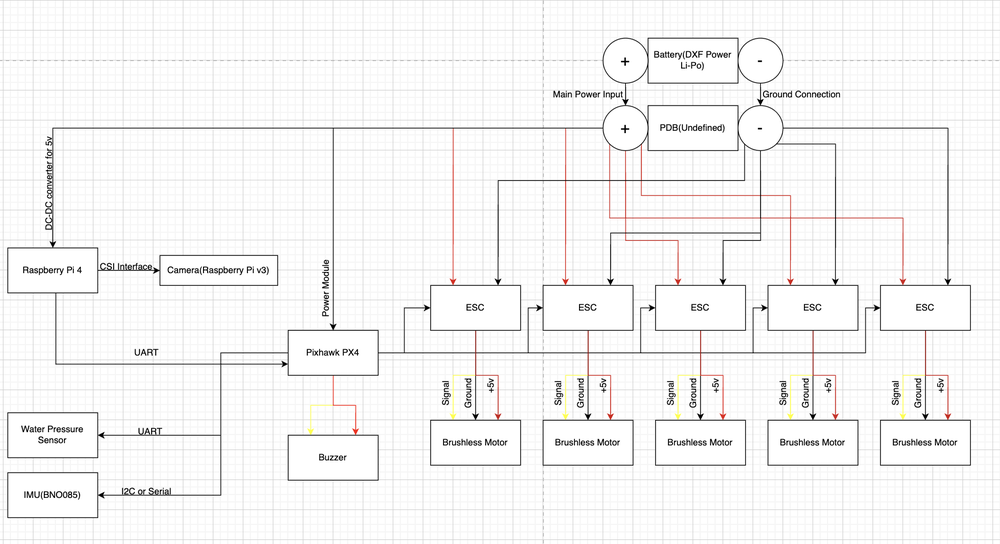
#> input picture Control and Connection Scheme.png, 1000 x 544 px, shrunk from 1734 x 944 before the run, given in place of the camera
$ python 'object detection.py'
#> lines starting #> are read from the running program, lines starting #| are printed output that depends on the picture; after the words box and inside, x2 and y2 are one past the last pixel; in counts of white or black regions, pixels touching at a corner belong together
import cv2
import numpy as np

# Shape detection function
def detect_shape(cnt):
    # Approximate the contour
    epsilon = 0.04 * cv2.arcLength(cnt, True)
    approx = cv2.approxPolyDP(cnt, epsilon, True)

    # Return shape based on the number of vertices
    if len(approx) == 3:
        return "Triangle"
    elif len(approx) == 4:
        # Check if it's a square or rectangle
        x, y, w, h = cv2.boundingRect(approx)
        aspect_ratio = float(w) / h
        if 0.95 <= aspect_ratio <= 1.05:
            return "Square"
        else:
            return "Rectangle"
    elif len(approx) == 5:
        return "Pentagon"
    elif len(approx) == 6:
        return "Hexagon"
    elif len(approx) > 6:
        return "Circle"  # We assume objects with more than 6 vertices are circles/ellipses
    return "Unknown"

# Function to detect the objects in the image
def detect_objects(frame, objects_to_detect):
    gray = cv2.cvtColor(frame, cv2.COLOR_BGR2GRAY)
    blurred = cv2.GaussianBlur(gray, (5, 5), 0)
    edges = cv2.Canny(blurred, 50, 150)

    contours, _ = cv2.findContours(edges, cv2.RETR_TREE, cv2.CHAIN_APPROX_SIMPLE)

    detected_objects = []

    for cnt in contours:
        shape = detect_shape(cnt)
        if shape in objects_to_detect:
            detected_objects.append(shape)
            cv2.drawContours(frame, [cnt], -1, (0, 255, 0), 3)  # Draw detected object

    return detected_objects, frame

# Path following function
def follow_path(frame):
    # Assuming the path is a distinct color or brightness range, use color filtering
    hsv = cv2.cvtColor(frame, cv2.COLOR_BGR2HSV)
    lower_bound = np.array([35, 50, 50])  # Lower bound for color (adjust for your path)
    upper_bound = np.array([85, 255, 255])  # Upper bound for color
    mask = cv2.inRange(hsv, lower_bound, upper_bound)

    # Find contours along the path
    contours, _ = cv2.findContours(mask, cv2.RETR_EXTERNAL, cv2.CHAIN_APPROX_SIMPLE)

    if contours:
        # Find the largest contour (assuming it's the path)
        largest_contour = max(contours, key=cv2.contourArea)
        M = cv2.moments(largest_contour)
        if M["m00"] != 0:
            cx = int(M["m10"] / M["m00"])
            cy = int(M["m01"] / M["m00"])

            # Draw a center point to track
            cv2.circle(frame, (cx, cy), 10, (0, 0, 255), -1)

            # Logic for ROV to follow the path (based on cx, cy) can be added here

    return frame

# Main function
def main():
    # Initialize webcam or video feed (simulate ROV camera)
    cap = cv2.VideoCapture(0)  # or replace with video file

    # Define the objects to detect
    objects_to_detect = ["Triangle", "Square", "Circle", "Hexagon"]

    while True:
        ret, frame = cap.read()
#> frame is the input picture: shape (544, 1000, 3); mean B, G, R 244.8, 245, 245.4
        if not ret:
            break

        # Detect objects
        detected_objects, frame_with_objects = detect_objects(frame, objects_to_detect)
#> in detect_objects, `blurred = cv2.GaussianBlur(gray, (5, 5), 0)`:
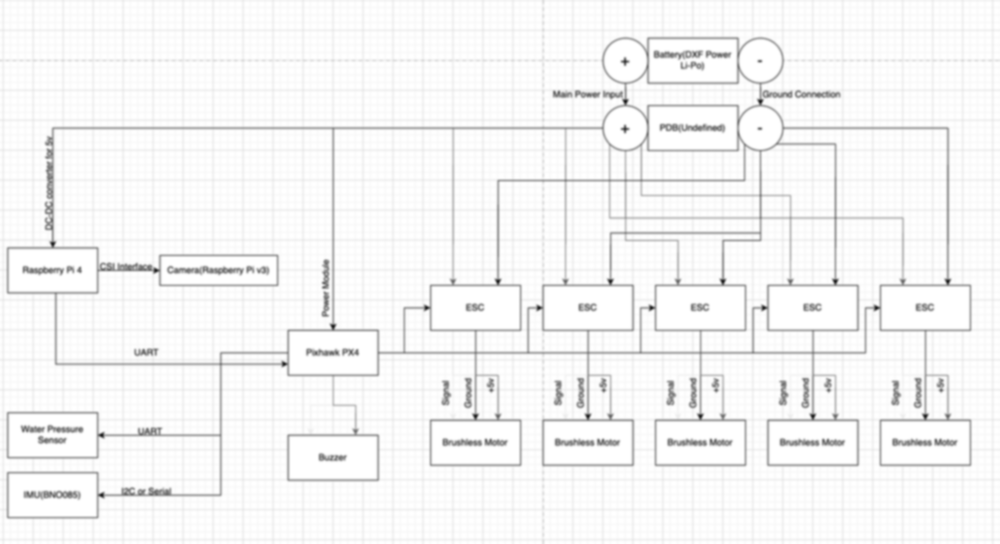
#> blurred: shape (544, 1000); min 30, max 255, mean 245.1
#> in detect_objects, `edges = cv2.Canny(blurred, 50, 150)`:
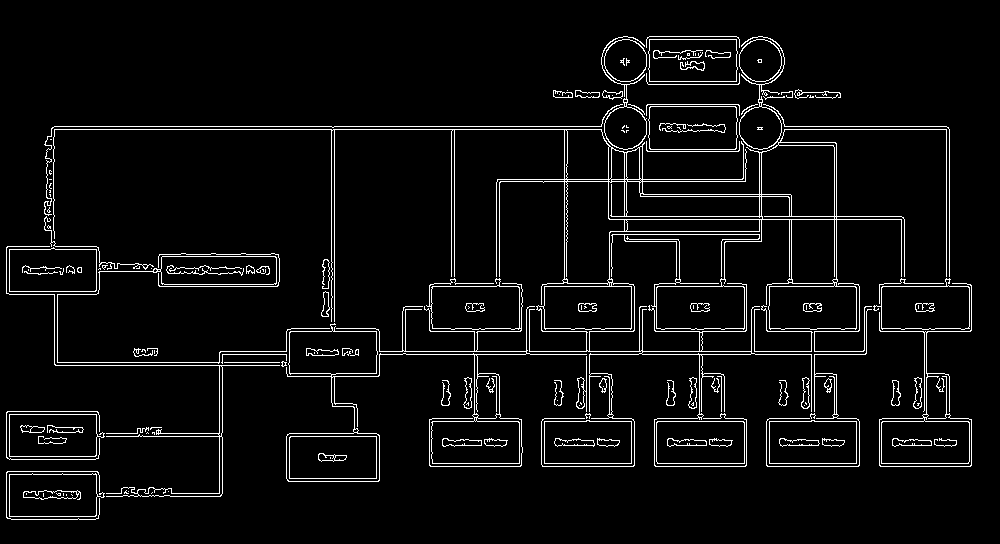
#> edges: shape (544, 1000); 5% white in thin lines or dots, all inside (x1, y1, x2, y2) = (6, 36, 972, 520)
#> in detect_objects, `contours, _ = cv2.findContours(edges, cv2.RETR_TREE, cv2.CHAIN_APPROX_..`: contours = 309 contours, 173 with area under 20; largest, box (x1, y1, x2, y2) and area: (53, 36, 947, 467) 36248, (286, 278, 587, 482) 16755, (564, 181, 625, 284) 4710, (761, 144, 835, 217) 4452, (286, 432, 380, 482) 4452
#> the loop in detect_objects, `for cnt in contours:` made 309 passes
#> (epsilon in detect_shape, shape) on passes 2, 3, 6: (0.556, 'Circle'), (11.78, 'Pentagon'), (0.419, 'Pentagon')
#> after the loop in detect_objects, `for cnt in contours:`:
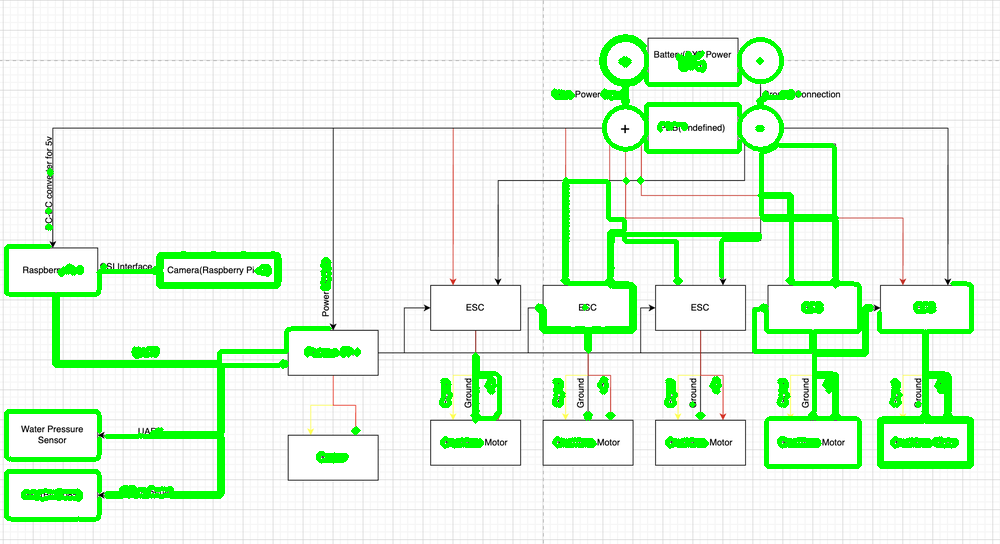
#> frame: shape (544, 1000, 3); 8.06% of pixels changed, all inside (x1, y1, x2, y2) = (4, 34, 974, 522)
#> after the loop in detect_objects, `for cnt in contours:`: detected_objects = 130 items, first 6: 'Circle', 'Triangle', 'Hexagon', 'Hexagon', 'Hexagon', 'Hexagon'
        print(f"Detected Objects: {detected_objects}")
#> (printed output is left out)

        # Path Following Logic
        frame_with_path = follow_path(frame_with_objects)
#> in follow_path, `hsv = cv2.cvtColor(frame, cv2.COLOR_BGR2HSV)`: hsv: shape (544, 1000, 3); mean H, S, V 5.1, 21, 248.7
#> in follow_path, `mask = cv2.inRange(hsv, lower_bound, upper_bound)`:
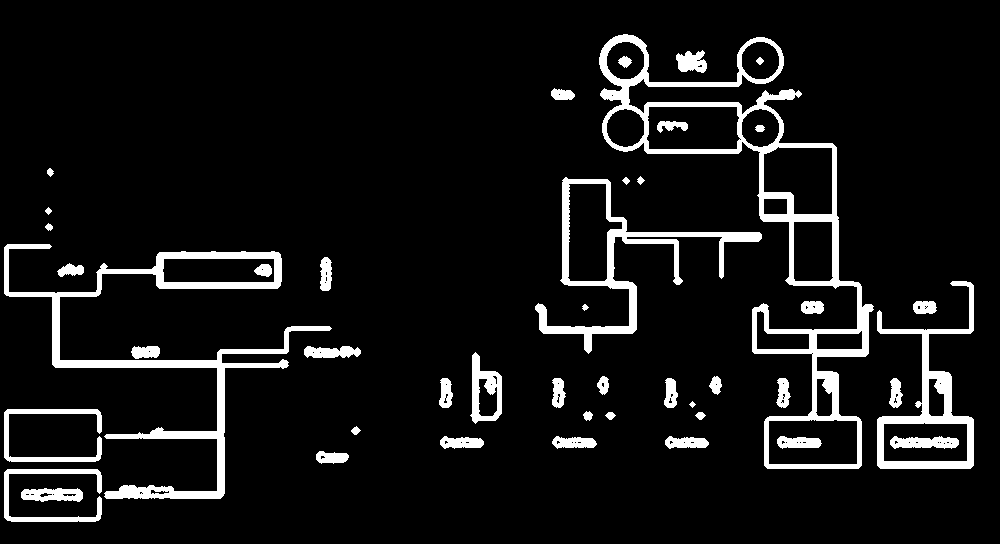
#> mask: shape (544, 1000); 8.1% white; 45 white regions
#> in follow_path, `contours, _ = cv2.findContours(mask, cv2.RETR_EXTERNAL, cv2.CHAIN_APPR..`: contours = 38 contours, 1 with area under 20; largest, box (x1, y1, x2, y2) and area: (599, 34, 874, 469) 31936, (4, 244, 332, 499) 10654, (535, 177, 762, 354) 8206, (877, 281, 974, 469) 7226, (470, 352, 502, 424) 1520
#> in follow_path, `largest_contour = max(contours, key=cv2.contourArea)`: largest_contour = contour of 421 points, box (x1, y1, x2, y2) (599, 34, 874, 469), area 31936
#> in follow_path, `M = cv2.moments(largest_contour)`: M = moments, m00 31935.5, centre m10/m00, m01/m00 = (761.4, 225.4)
#> in follow_path, `cx = int(M["m10"] / M["m00"])`: cx = 761
#> in follow_path, `cy = int(M["m01"] / M["m00"])`: cy = 225
#> in follow_path, `cv2.circle(frame, (cx, cy), 10, (0, 0, 255), -1)`:
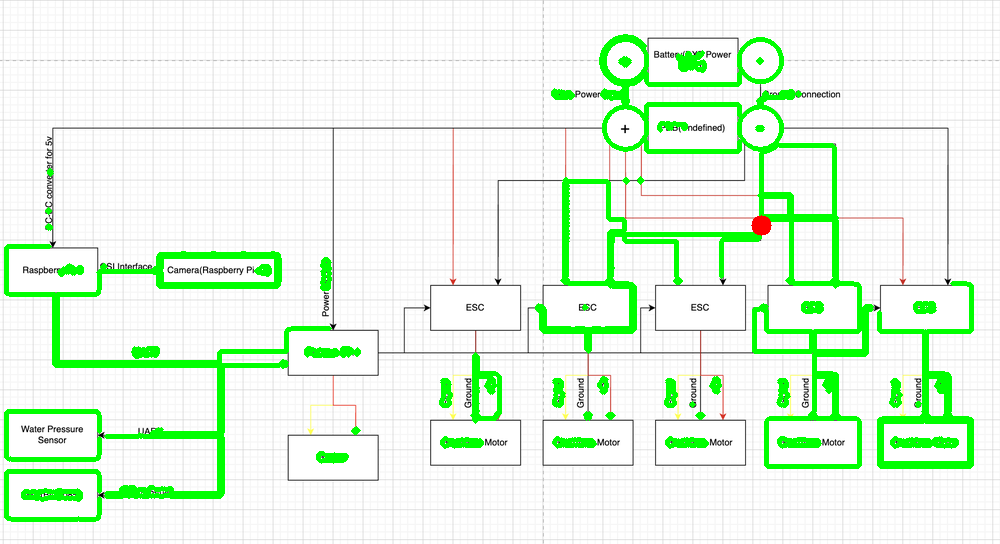
#> frame: shape (544, 1000, 3); 0.06% of pixels changed, all inside (x1, y1, x2, y2) = (751, 215, 772, 236)

        # Show the processed frame
        cv2.imshow('ROV View', frame_with_path)

        # Exit condition
        if cv2.waitKey(1) & 0xFF == ord('q'):
#> (key q is pressed here)
            break

    cap.release()
    cv2.destroyAllWindows()

if __name__ == "__main__":
    main()
